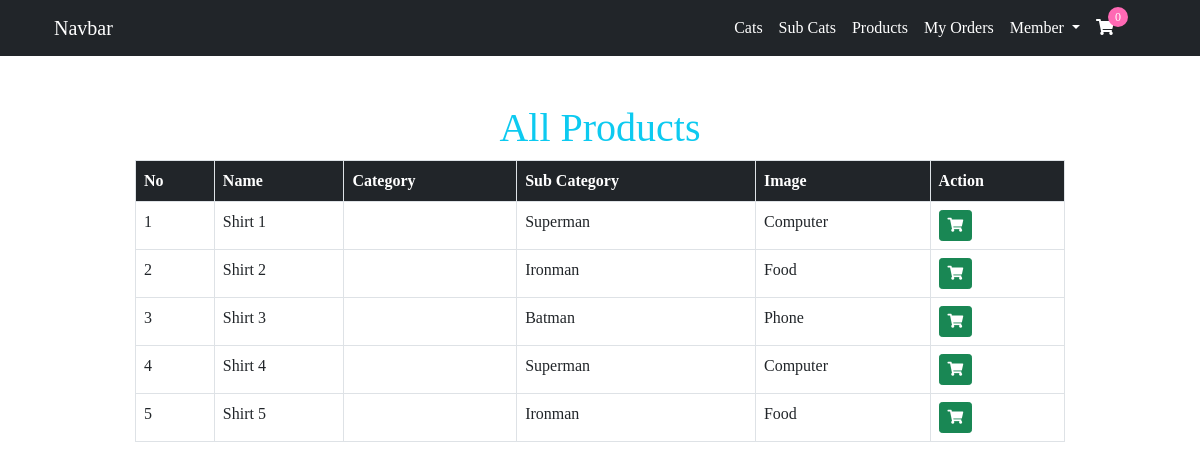
The page / on the database its author committed.
### product/models.py (models this page shows)
class Product(models.Model) :
    name = models.CharField(max_length=100)
    image = models.ImageField()
    price = models.IntegerField()
    category = models.ForeignKey(Category,on_delete=models.CASCADE)
    subcat = models.ForeignKey(SubCat,on_delete=models.CASCADE)

### category/models.py (models this page shows, shortened)
class Category(models.Model) :
    name = models.CharField(max_length=100)
    image = models.ImageField()

class SubCat(models.Model):
    name = models.CharField(max_length=100)
    image = models.ImageField()
    parent = models.ForeignKey(Category,on_delete=models.CASCADE)

### product/views.py (the view)
# urls.py: path('',views.products,name="all-products"),
def products(request):
    products = Product.objects.all();
    context = {
        'products':Product.objects.all()
    }
    return render(request,'product/index.html',context)

### product/templates/product/index.html (shortened to what this page needs)
{% extends 'aws/base.html' %}
{% load crispy_forms_tags %}
{% block content %}
<div class="container my-5">
    <div class="col-md-10 offset-md-1 my-5">
        <h1 class="text-center text-info">All Products</h1>
        <table class="table table-bordered">
            <thead>
                <tr class="bg-dark text-white">
                    <th>No</th>
                    <th>Name</th>
                    <th>Category</th>
                    <th>Sub Category</th>
                    <th>Image</th>
                    <th>Action</th>
                </tr>
            </thead>
            <tbody>
                {% for pro in products %}
                <tr>
                    <td>{{pro.id}}</td>
                    <td>{{pro.name}}</td>
                    <td><img src="{{pro.image.url}}" alt="" width="30px"></td>
                    <td>{{pro.category.name}}</td>
                    <td>{{pro.subcat.name}}</td>
                    <td>
                        <button class="btn btn-success btn-sm" onClick="addToCart('{{pro.id}}')">
                            <i class="fas fa-shopping-cart"></i>
                        </button>
                    </td>
                </tr>
                {% endfor %}
            </tbody>
        </table>
    </div>
</div>
{% endblock %}

### aws/static/aws/main.css (style rules this page uses)
* { font-family: Cambria; }

### rows shown on the page
Product: id "1", name "Shirt 1", category.name "Superman", subcat.name "Computer"
Product: id "2", name "Shirt 2", category.name "Ironman", subcat.name "Food"
Product: id "3", name "Shirt 3", category.name "Batman", subcat.name "Phone"
Product: id "4", name "Shirt 4", category.name "Superman", subcat.name "Computer"
Product: id "5", name "Shirt 5", category.name "Ironman", subcat.name "Food"
